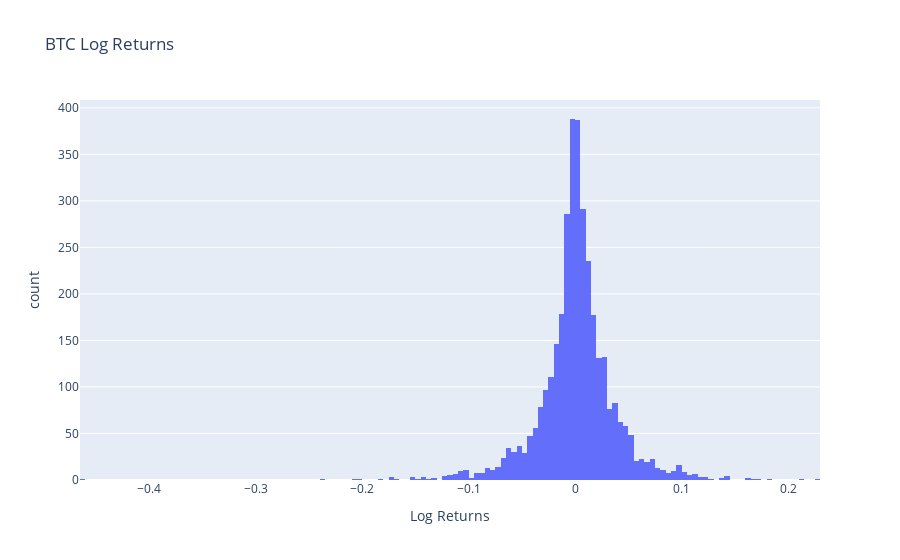

Write notebook code for a chart like this one.
### Code cell
# Plot log returns
fig = px.histogram(df, x="Log Returns", title='BTC Log Returns')
fig.show()

### Figure 1 — Plotly figure (JSON) as saved in the notebook; plotly's stock layout.template omitted (floating-point values rounded to 4 significant figures; data arrays with more than 128 entries replaced by an {"elided": "..."} marker saying what was removed)
{"data": [{"alignmentgroup": "True", "bingroup": "x", "hovertemplate": "Log Returns=%{x}<br>count=%{y}<extra></extra>", "legendgroup": "", "marker": {"color": "#636efa", "pattern": {"shape": ""}}, "name": "", "offsetgroup": "", "orientation": "v", "showlegend": false, "type": "histogram", "x": {"elided": "3513 float values"}, "xaxis": "x", "yaxis": "y"}], "layout": {"barmode": "relative", "legend": {"tracegroupgap": 0}, "title": {"text": "BTC Log Returns"}, "xaxis": {"anchor": "y", "domain": [0, 1], "title": {"text": "Log Returns"}}, "yaxis": {"anchor": "x", "domain": [0, 1], "title": {"text": "count"}}}}
